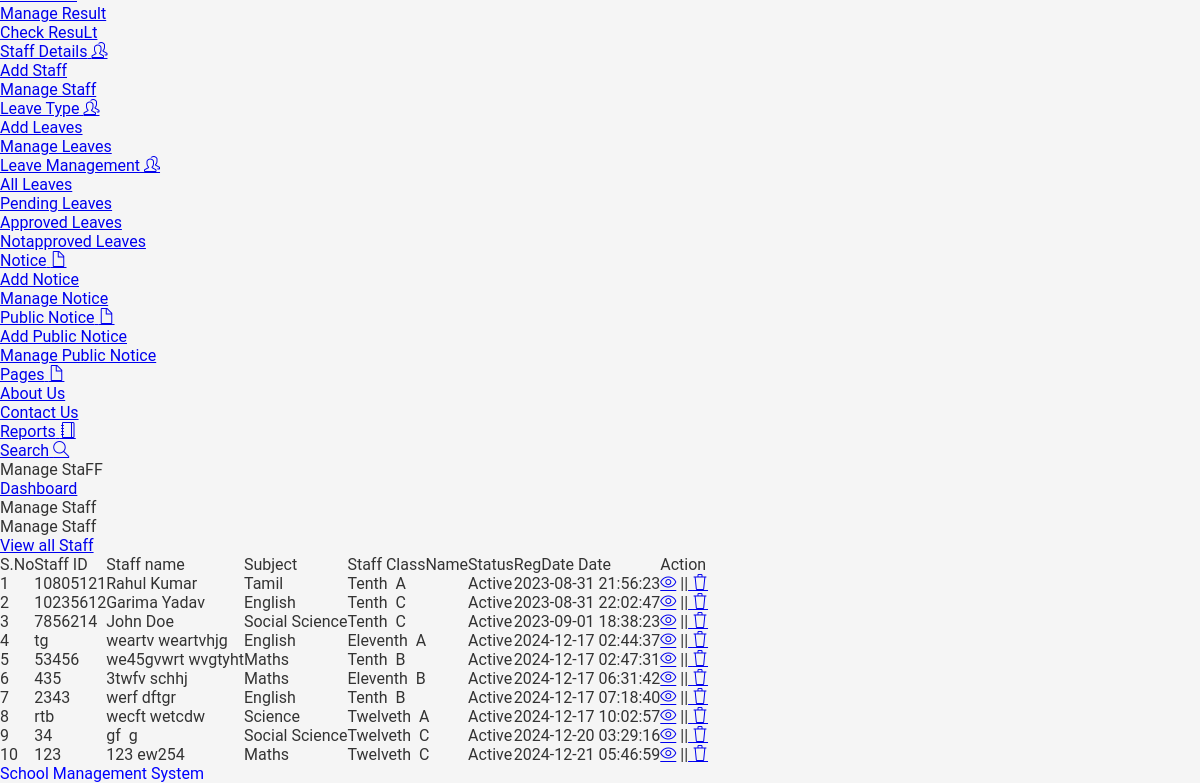
The page /studentms/admin/manageemployee.php (signed in, lower part) on the database as committed earlier.
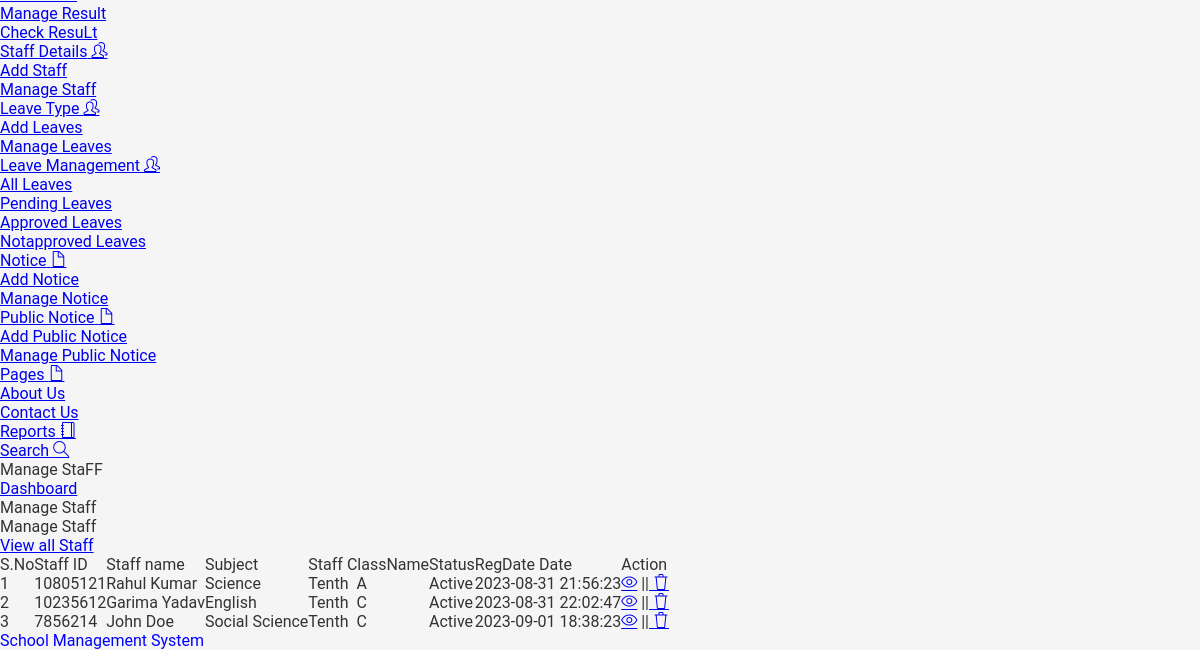
The same page on the database as committed later.
### tables this page shows
CREATE TABLE IF NOT EXISTS `tblemployees` (
  `id` int NOT NULL AUTO_INCREMENT,
  `EmpId` varchar(100) NOT NULL,
  `FirstName` varchar(150) DEFAULT NULL,
  `LastName` varchar(150) DEFAULT NULL,
  `EmailId` varchar(200) DEFAULT NULL,
  `ClassId` int DEFAULT NULL,
  `Password` varchar(180) DEFAULT NULL,
  `Gender` varchar(100) DEFAULT NULL,
  `Dob` varchar(100) DEFAULT NULL,
  `Subjects` varchar(255) DEFAULT NULL,
  `Address` varchar(255) DEFAULT NULL,
  `City` varchar(200) DEFAULT NULL,
  `Country` varchar(150) DEFAULT NULL,
  `Phonenumber` char(11) DEFAULT NULL,
  `Status` int DEFAULT NULL,
  `RegDate` timestamp NULL DEFAULT CURRENT_TIMESTAMP,
  PRIMARY KEY (`id`)
);

CREATE TABLE IF NOT EXISTS `tblclass` (
  `id` int NOT NULL AUTO_INCREMENT,
  `ClassName` varchar(50) DEFAULT NULL,
  `ClassNameNumeric` int DEFAULT NULL,
  `Section` varchar(20) DEFAULT NULL,
  `CreationDate` timestamp NULL DEFAULT CURRENT_TIMESTAMP,
  PRIMARY KEY (`id`)
);

### studentms/admin/manageemployee.php (the view, shortened to what the changed rows need)
<?php
include('includes/dbconnection.php');
if(strlen($_SESSION['sturecmsaid'])==0)
    {
header('location:index.php');
}
else{
 ?>
<!DOCTYPE html>
<html lang="en">
  <head>
    <link rel="stylesheet" href="vendors/simple-line-icons/css/simple-line-icons.css">
    <link rel="stylesheet" href="vendors/flag-icon-css/css/flag-icon.min.css">
    <link rel="stylesheet" href="vendors/css/vendor.bundle.base.css">
    <link rel="stylesheet" href="./vendors/daterangepicker/daterangepicker.css">
    <link rel="stylesheet" href="./vendors/chartist/chartist.min.css">
    <link rel="stylesheet" href="./css/style.css">
    </head>
    <body>
    <div class="container-scroller">
      <div class="container-fluid page-body-wrapper">
        <div class="main-panel">
          <div class="content-wrapper">
            <div class="row">
              <div class="col-md-12 grid-margin stretch-card">
                <div class="card">
                  <div class="card-body">
                                <div class="table-responsive border rounded p-1">
                      <table class="table">
                                    <thead>
                                        <tr>
                                        <th class="font-weight-bold">S.No</th>
                            <th class="font-weight-bold">Staff ID</th>
                            <th class="font-weight-bold">Staff name</th>
                            <th class="font-weight-bold">Subject</th>
                            <th class="font-weight-bold">Staff ClassName</th>
                            <th class="font-weight-bold">Status</th>
                            <th class="font-weight-bold">RegDate Date</th>
                            <th class="font-weight-bold">Action</th>
                                        </tr>
                                    </thead>
                                    <tbody>
<?php $sql = "SELECT tblemployees.id,tblemployees.EmpId, tblemployees.FirstName,tblemployees.LastName,tblemployees.Subjects,Status, tblemployees.RegDate,tblclass.ClassName,tblclass.Section,tblemployees.id from  tblemployees
join tblclass on tblclass.id = tblemployees.ClassId";
$query = $dbh -> prepare($sql);
$query->execute();
$results=$query->fetchAll(PDO::FETCH_OBJ);
$cnt=1;
if($query->rowCount() > 0)
{
foreach($results as $result)
{               ?>
                                        <tr>
                                            <td> <?php echo htmlentities($cnt);?></td>
                                            <td><?php echo htmlentities($result->EmpId);?></td>
                                            <td><?php echo htmlentities($result->FirstName);?>&nbsp;<?php echo htmlentities($result->LastName);?></td>
                                            <td><?php echo htmlentities($result->Subjects);?></td>
                                            <td><?php  echo htmlentities($result->ClassName);?> &nbsp;<?php  echo htmlentities($result->Section);?></td>
                                             <td><?php $stats=$result->Status;
if($stats){
                                             ?>
                                                 <a class="waves-effect waves-green btn-flat m-b-xs">Active</a>
                                                 <?php } else { ?>
                                                 <a class="waves-effect waves-red btn-flat m-b-xs">Inactive</a>
                                                 <?php } ?>
                                             </td>
                                              <td><?php echo htmlentities($result->RegDate);?></td>
                                            <td><a href="editemployee.php?empid=<?php echo htmlentities($result->id);?>"><i class="icon-eye"></i></a>
                                        <?php if($result->Status==1)
 {?>
||<a href="manageemployee.php?inid=<?php echo htmlentities($result->id);?>" onclick="return confirm('Are you sure you want to inactive this Employe?');"" > <i class="icon-trash" ></i>
<?php } else {?>
                                            <a href="manageemployee.php?id=<?php echo htmlentities($result->id);?>" onclick="return confirm('Are you sure you want to active this employee?');""><i class="material-icons" title="Active">done</i>
                                            <?php } ?> </td>
                                        </tr>
                                         <?php $cnt++;} }?>
                                    </tbody>
                                </table>
                            </div>
                        </div>
                    </div>
                </div>
        </div>
        </div>
      </div>
    </div>
    </body>
</html>
<?php } ?>

Rows that differ between the two databases and show on the page:
removed tblemployees: EmpId "tg", FirstName "weartv", LastName "weartvhjg", Subjects "English", ClassId.ClassName "Eleventh", ClassId.Section "A", Status "Active", RegDate "2024-12-17 02:44:37"
removed tblemployees: EmpId "53456", FirstName "we45gvwrt", LastName "wvgtyht", Subjects "Maths", ClassId.ClassName "Tenth", ClassId.Section "B", Status "Active", RegDate "2024-12-17 02:47:31"
removed tblemployees: EmpId "435", FirstName "3twfv", LastName "schhj", Subjects "Maths", ClassId.ClassName "Eleventh", ClassId.Section "B", Status "Active", RegDate "2024-12-17 06:31:42"
removed tblemployees: EmpId "2343", FirstName "werf", LastName "dftgr", Subjects "English", ClassId.ClassName "Tenth", ClassId.Section "B", Status "Active", RegDate "2024-12-17 07:18:40"
removed tblemployees: EmpId "rtb", FirstName "wecft", LastName "wetcdw", Subjects "Science", ClassId.ClassName "Twelveth", ClassId.Section "A", Status "Active", RegDate "2024-12-17 10:02:57"
removed tblemployees: EmpId "34", FirstName "gf", LastName "g", Subjects "Social Science", ClassId.ClassName "Twelveth", ClassId.Section "C", Status "Active", RegDate "2024-12-20 03:29:16"
removed tblemployees: EmpId "123", FirstName "123", LastName "ew254", Subjects "Maths", ClassId.ClassName "Twelveth", ClassId.Section "C", Status "Active", RegDate "2024-12-21 05:46:59"
changed tblemployees "Rahul": Subjects "Tamil" → "Science"
